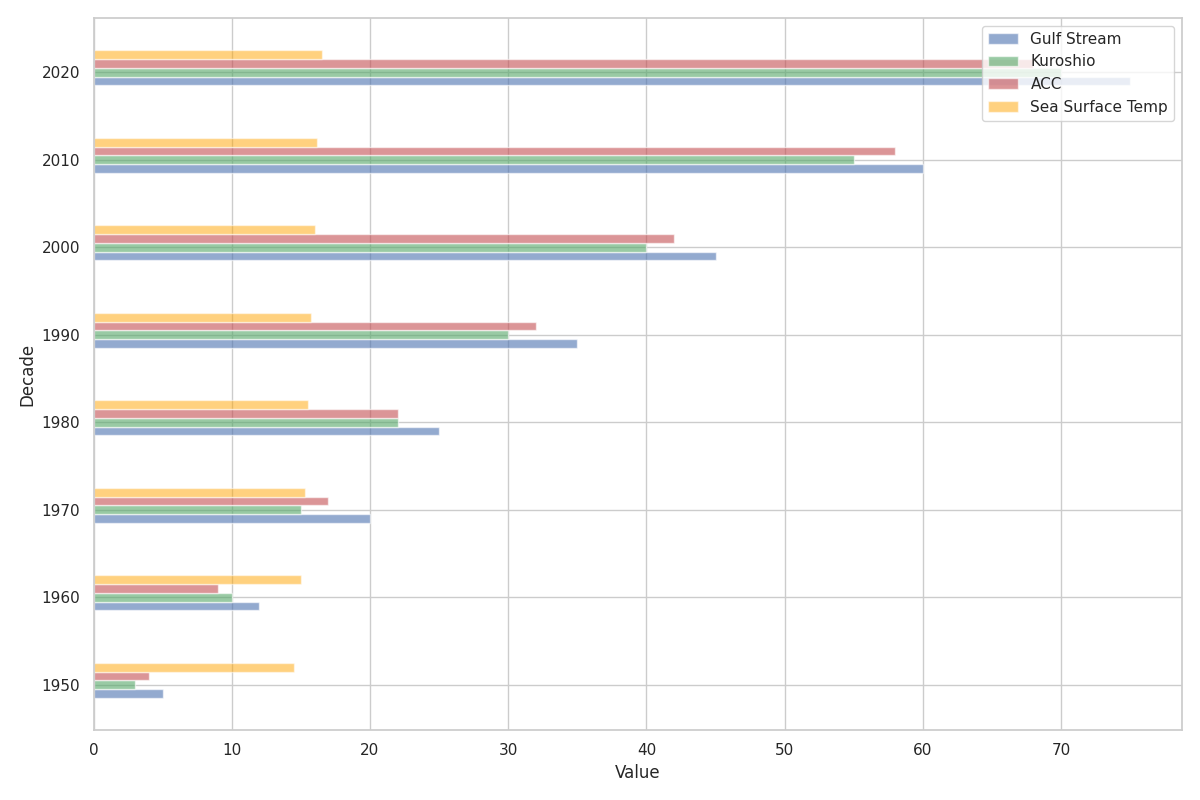

This chart was generated by the following Python code:
import matplotlib.pyplot as plt
import numpy as np

# Data
decades = np.array([1950, 1960, 1970, 1980, 1990, 2000, 2010, 2020])
gulf_stream = np.array([5, 12, 20, 25, 35, 45, 60, 75])
kuroshio_current = np.array([3, 10, 15, 22, 30, 40, 55, 70])
antarctic_circumpolar = np.array([4, 9, 17, 22, 32, 42, 58, 68])
sea_surface_temp = np.array([14.5, 15.0, 15.3, 15.5, 15.7, 16.0, 16.2, 16.5])

# Plot setup as horizontal bar chart
fig, ax = plt.subplots(figsize=(12, 8))
bar_height = 1.0

# Plot horizontal bars for each dataset
ax.barh(decades - bar_height, gulf_stream, height=bar_height, color='b', alpha=0.6, label='Gulf Stream')
ax.barh(decades, kuroshio_current, height=bar_height, color='g', alpha=0.6, label='Kuroshio')
ax.barh(decades + bar_height, antarctic_circumpolar, height=bar_height, color='r', alpha=0.6, label='ACC')
ax.barh(decades + 2 * bar_height, sea_surface_temp, height=bar_height, color='orange', alpha=0.5, label='Sea Surface Temp')

# Labels
ax.set_ylabel('Decade', fontsize=12)
ax.set_xlabel('Value', fontsize=12)

# Legend
ax.legend(loc="upper right")

# Adjust layout
plt.tight_layout()
plt.show()
